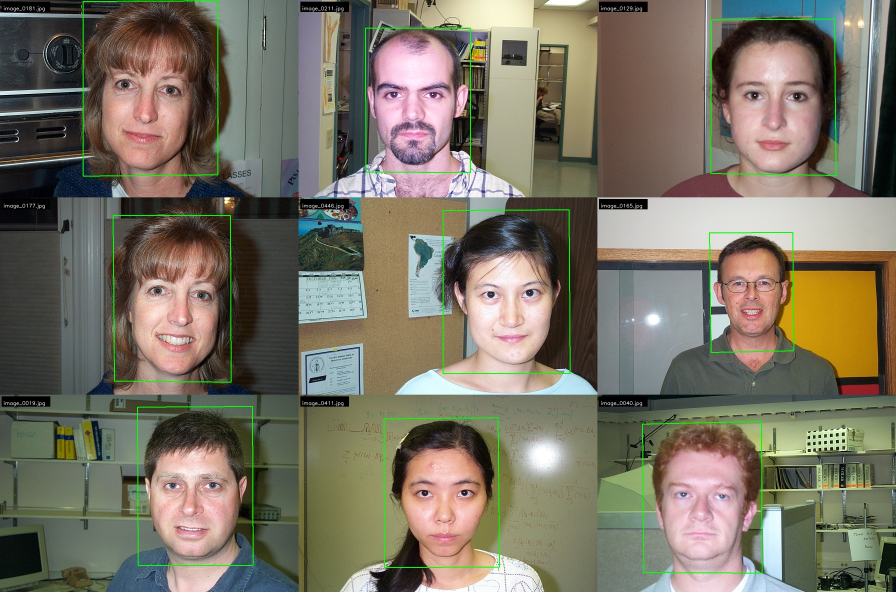
#> input picture datasets/caltech_1999/collage_with_bboxes.jpg, 2688 x 1776 px, given in place of the camera (shown at 1/3 size)
$ python haar_cascades_ithelp.py
#> lines starting #> are read from the running program, lines starting #| are printed output that depends on the picture
"""
改寫自 iT 邦幫忙教學文章 [Day9] Face Detection - 使用OpenCV & Dlib：Haar cascades
網址：https://ithelp.ithome.com.tw/articles/10263258
作者：山姆大叔
原始碼：https://github.com/saivirtue/face_under_computer_vision/blob/main/face_detection/opencv_haar_cascade.py
"""

# 匯入必要套件
import argparse
import ntpath
import os
import time

import cv2
import imutils
from imutils.video import WebcamVideoStream

detectors = {
    "eye": os.path.sep.join([ntpath.dirname(cv2.__file__), 'data', 'haarcascade_eye.xml']),
    "face": os.path.sep.join([ntpath.dirname(cv2.__file__), 'data', 'haarcascade_frontalface_default.xml'])
}


# 定義人臉偵測函數方便重複使用
def detect(gray, part="face"):
    # 初始化Haar cascades函數
    detector = cv2.CascadeClassifier(detectors[part])
    # 根據選擇的模型偵測
    rects = detector.detectMultiScale(gray, scaleFactor=1.05, minNeighbors=5, minSize=(15, 15),
                                      flags=cv2.CASCADE_SCALE_IMAGE)
    return rects


def main():
    # 初始化arguments
    ap = argparse.ArgumentParser()
    ap.add_argument("-p", "--part", type=str, choices=["eye", "face"], default="face", help="detect which part of face")
    args = vars(ap.parse_args())

    # 啟動WebCam
    vs = WebcamVideoStream().start()
    time.sleep(2.0)
    start = time.time()
    fps = vs.stream.get(cv2.CAP_PROP_FPS)
    print("Frames per second using cv2.CAP_PROP_FPS : {0}".format(fps))

    while True:
        # 取得當前的frame，變更比例為寬300，並且轉成灰階圖片
        frame = vs.read()
#> frame is the input picture: shape (1776, 2688, 3); mean B, G, R 100.3, 115.6, 121.2
        img = frame.copy()
        img = imutils.resize(img, width=300)
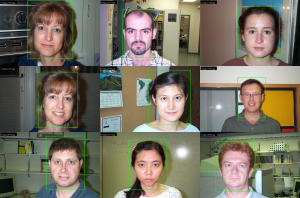
#> img: shape (198, 300, 3); mean B, G, R 100.3, 115.6, 121.2
        gray = cv2.cvtColor(img, cv2.COLOR_BGR2GRAY)
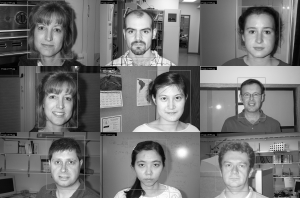
#> gray: shape (198, 300); min 0, max 255, mean 115.5

        # 呼叫偵測函數，取得結果
        rects = detect(gray, args["part"])
#> in detect, `rects = detector.detectMultiScale(gray, scaleFactor=1.05, minNeighbors..`: rects = [[239, 84, 27, 27], [154, 86, 34, 34], [131, 152, 35, 35], [46, 149, 36, 36], [217, 152, 36, 36], [237, 15, 44, 44], [119, 16, 39, 39], [42, 85, 37, 37], [31, 17, 37, 37], [109, 26, 64, 64]]

        # 繪出偵測結果 (記得將偵測的座標轉回原本的frame大小)
        ratio = frame.shape[1] / img.shape[1]
#> ratio = 8.96
        for rect in rects:
            rect = rect * ratio
            (x, y, w, h) = rect.astype("int")
            cv2.rectangle(frame, (x, y), (x + w, y + h), (0, 255, 0), 2)
#> this loop made 10 passes
#> (rect, x, y, w, h) on passes 1 to 10: ([2141.4, 752.6, 241.9, 241.9], 2141, 752, 241, 241), ([1379.8, 770.6, 304.6, 304.6], 1379, 770, 304, 304), ([1173.8, 1361.9, 313.6, 313.6], 1173, 1361, 313, 313), ([412.2, 1335, 322.6, 322.6], 412, 1335, 322, 322), ([1944.3, 1361.9, 322.6, 322.6], 1944, 1361, 322, 322), ([2123.5, 134.4, 394.2, 394.2], 2123, 134, 394, 394), ([1066.2, 143.4, 349.4, 349.4], 1066, 143, 349, 349), ([376.3, 761.6, 331.5, 331.5], 376, 761, 331, 331), ([277.8, 152.3, 331.5, 331.5], 277, 152, 331, 331), ([976.6, 233, 573.4, 573.4], 976, 232, 573, 573)
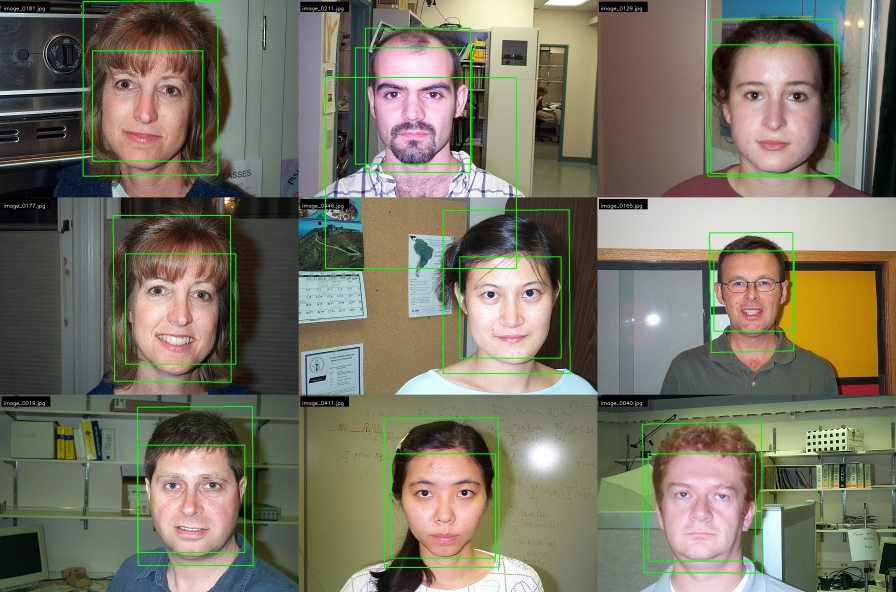
#> frame: shape (1776, 2688, 3) (shown at 1/3 size); mean B, G, R 99.5, 116.9, 120.1

        # 標示FPS
        end = time.time()
        text = f"FPS: {str(int(1 / (end - start)))}"
        cv2.putText(frame, text, (10, 30), cv2.FONT_HERSHEY_SIMPLEX, 0.7, (0, 0, 255), 2)
        cv2.putText(frame, "Press Q to exit", (10, 60), cv2.FONT_HERSHEY_SIMPLEX, 0.7, (255, 255, 255), 2)
        start = end

        # 顯示影像
        cv2.imshow("Frame", frame)

        # 判斷是否案下"q"；跳離迴圈
        key = cv2.waitKey(1) & 0xff
#> (key q is pressed here)
        if key == ord('q'):
            break

    #  清除畫面與結束WebCam
    cv2.destroyAllWindows()
    vs.stop()


if __name__ == '__main__':
    main()
